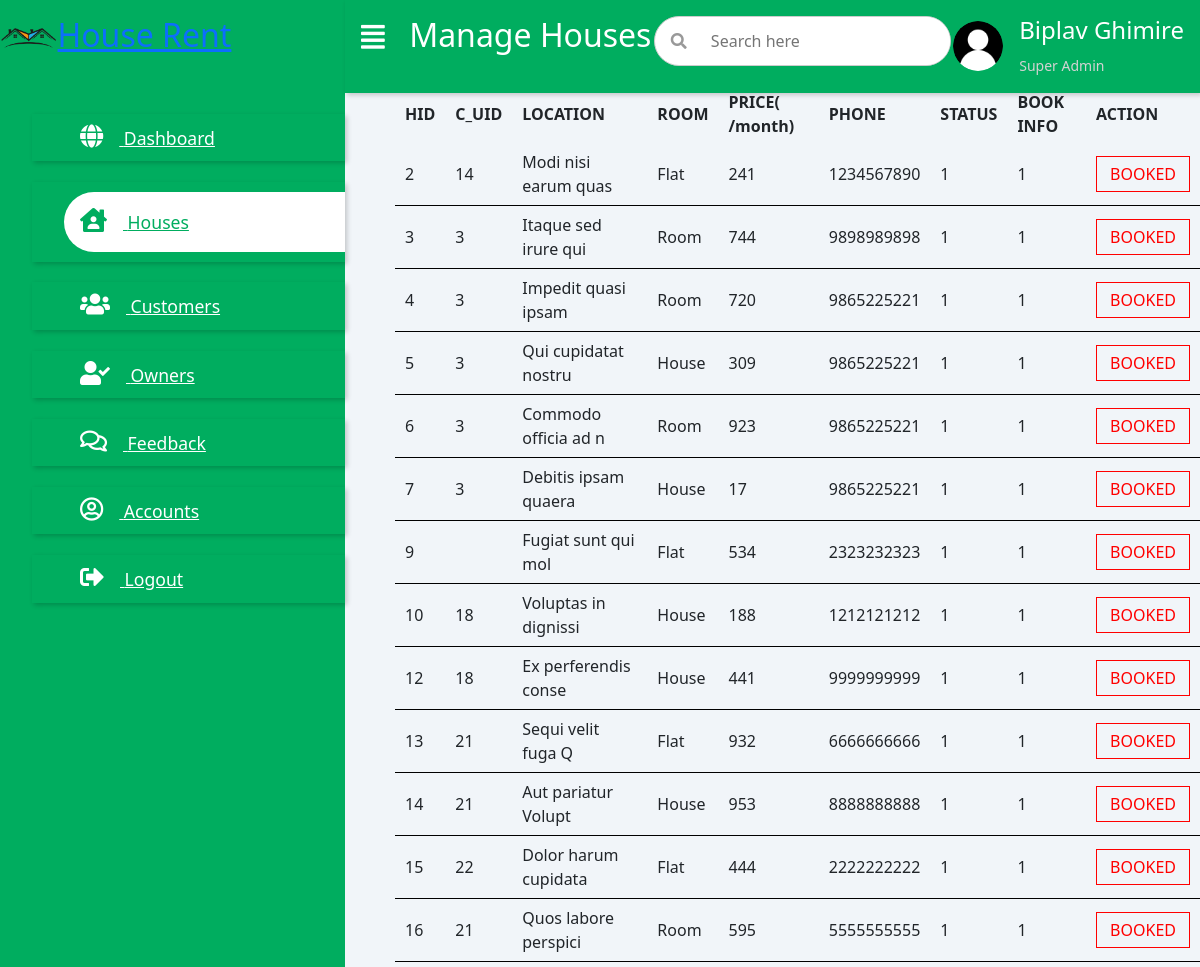
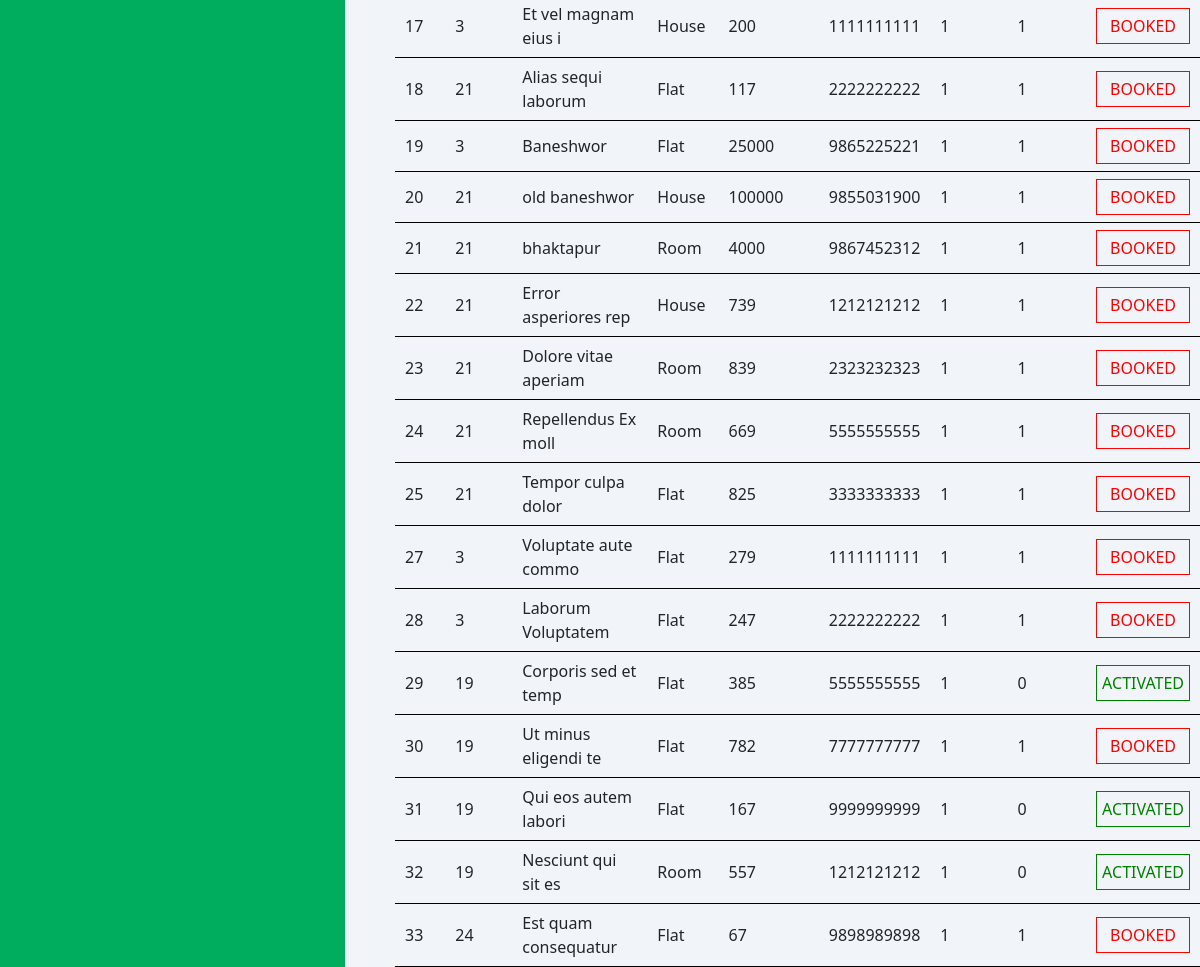
The page /admin/house.php (signed in) on the database its author committed (2 pictures, top to bottom).
### tables this page shows
CREATE TABLE `houseinfo` (
  `h_id` int(11) NOT NULL,
  `uid` int(11) DEFAULT NULL,
  `location` varchar(50) NOT NULL,
  `room_type` varchar(11) NOT NULL,
  `facility` varchar(40) NOT NULL,
  `price` varchar(11) NOT NULL,
  `description` varchar(110) NOT NULL,
  `phone` varchar(10) NOT NULL,
  `date_submission` timestamp(6) NOT NULL DEFAULT current_timestamp(6) ON UPDATE current_timestamp(6),
  `image` varchar(110) NOT NULL,
  `status` int(11) NOT NULL,
  `book` int(5) NOT NULL
);

### admin/house.php (the view, shortened to what this page needs)
<!DOCTYPE html>
<html>
<head>
</head>
<body>
		<?php
			include 'admin_dashboard.php';
		?>
		<?php
			include '../db_connect.php';
			$sql_view_owners = "SELECT * FROM houseinfo";
			$stmt = mysqli_stmt_init($conn);
			$view_customer=[];
			if(!mysqli_stmt_prepare($stmt, $sql_view_owners)){
			}else{
				mysqli_stmt_execute($stmt);
				$result = mysqli_stmt_get_result($stmt);
				while($row = mysqli_fetch_assoc($result)){
					array_push($view_customer, $row);
				}
			}
		?>
		<table>
			<tr>
				<th>HID</th>
				<th>C_UID</th>
				<th>LOCATION</th>
		        <th>ROOM</th>
		        <th>PRICE( /month)</th>
		        <th>PHONE</th>
		        <th>STATUS</th>
		        <th>BOOK INFO</th>
				<th> ACTION </th>
			</tr>
			<?php foreach($view_customer as $value) { ?>
			<tr>
				<td><?php echo $value['h_id']; ?></td>
				<td><?php echo $value['uid']; ?></td>
				<td><?php echo $value['location']; ?></td>
				<td><?php echo $value['room_type']; ?></td>
				<td><?php echo $value['price']; ?></td>
				<td><?php echo $value['phone']; ?></td>
				<td><?php echo $value['status']; ?></td>
				<td><?php echo $value['book']; ?></td>
				<td>
					<?php
						$status = $value['status'];
						$book = $value['book'];
						if ($status == 0) {?>
							<a href="updateHouse.php?hid=<?php echo $value['h_id'];  ?>"> <button><i class = 'fa fa-check'>  Activate </i></button></a>
						<?php
						}elseif($book == 1){
							echo "<div class = 'book'>BOOKED</div>";
						}else{
							echo "<div class = 'activated'>ACTIVATED</div>";
						}?>
				</td>
			</tr>
			<?php } ?>
		</table>
</body>
</html>

### admin/assets/css/admin_dashboard.css (style rules this page uses)
* { padding: 0; margin: 0; box-sizing: border-box; list-style-type: none; text-decoration: none; }

### admin/assets/css/manage_houses.css (style rules this page uses)
tr th { text-align: left; padding: 5px 10px; }
tr td { text-align: left; padding: 7px 10px; border-bottom: 1px solid black; }
table { margin-left: 50px; border-collapse: collapse; }

### admin/house.php (style rules this page uses)
.book { color: red; border: 1px solid red; text-align: center; padding: 5px; }
.activated { color: green; border: 1px solid green; text-align: center; padding: 5px; }

### rows shown on the page
houseinfo: h_id "2", uid "14", location "Modi nisi earum quas", room_type "Flat", price "241", phone "1234567890", status "1", book "1", shows "BOOKED"
houseinfo: h_id "3", uid "3", location "Itaque sed irure qui", room_type "Room", price "744", phone "9898989898", status "1", book "1", shows "BOOKED"
houseinfo: h_id "4", uid "3", location "Impedit quasi ipsam", room_type "Room", price "720", phone "9865225221", status "1", book "1", shows "BOOKED"
houseinfo: h_id "5", uid "3", location "Qui cupidatat nostru", room_type "House", price "309", phone "9865225221", status "1", book "1", shows "BOOKED"
houseinfo: h_id "6", uid "3", location "Commodo officia ad n", room_type "Room", price "923", phone "9865225221", status "1", book "1", shows "BOOKED"
houseinfo: h_id "7", uid "3", location "Debitis ipsam quaera", room_type "House", price "17", phone "9865225221", status "1", book "1", shows "BOOKED"
houseinfo: h_id "9", location "Fugiat sunt qui mol", room_type "Flat", price "534", phone "2323232323", status "1", book "1", shows "BOOKED"
houseinfo: h_id "10", uid "18", location "Voluptas in dignissi", room_type "House", price "188", phone "1212121212", status "1", book "1", shows "BOOKED"
houseinfo: h_id "12", uid "18", location "Ex perferendis conse", room_type "House", price "441", phone "9999999999", status "1", book "1", shows "BOOKED"
houseinfo: h_id "13", uid "21", location "Sequi velit fuga Q", room_type "Flat", price "932", phone "6666666666", status "1", book "1", shows "BOOKED"
houseinfo: h_id "14", uid "21", location "Aut pariatur Volupt", room_type "House", price "953", phone "8888888888", status "1", book "1", shows "BOOKED"
houseinfo: h_id "15", uid "22", location "Dolor harum cupidata", room_type "Flat", price "444", phone "2222222222", status "1", book "1", shows "BOOKED"
houseinfo: h_id "16", uid "21", location "Quos labore perspici", room_type "Room", price "595", phone "5555555555", status "1", book "1", shows "BOOKED"
houseinfo: h_id "17", uid "3", location "Et vel magnam eius i", room_type "House", price "200", phone "1111111111", status "1", book "1", shows "BOOKED"
houseinfo: h_id "18", uid "21", location "Alias sequi laborum", room_type "Flat", price "117", phone "2222222222", status "1", book "1", shows "BOOKED"
houseinfo: h_id "19", uid "3", location "Baneshwor", room_type "Flat", price "25000", phone "9865225221", status "1", book "1", shows "BOOKED"
houseinfo: h_id "20", uid "21", location "old baneshwor", room_type "House", price "100000", phone "9855031900", status "1", book "1", shows "BOOKED"
houseinfo: h_id "21", uid "21", location "bhaktapur", room_type "Room", price "4000", phone "9867452312", status "1", book "1", shows "BOOKED"
houseinfo: h_id "22", uid "21", location "Error asperiores rep", room_type "House", price "739", phone "1212121212", status "1", book "1", shows "BOOKED"
houseinfo: h_id "23", uid "21", location "Dolore vitae aperiam", room_type "Room", price "839", phone "2323232323", status "1", book "1", shows "BOOKED"
houseinfo: h_id "24", uid "21", location "Repellendus Ex moll", room_type "Room", price "669", phone "5555555555", status "1", book "1", shows "BOOKED"
houseinfo: h_id "25", uid "21", location "Tempor culpa dolor", room_type "Flat", price "825", phone "3333333333", status "1", book "1", shows "BOOKED"
houseinfo: h_id "27", uid "3", location "Voluptate aute commo", room_type "Flat", price "279", phone "1111111111", status "1", book "1", shows "BOOKED"
houseinfo: h_id "28", uid "3", location "Laborum Voluptatem", room_type "Flat", price "247", phone "2222222222", status "1", book "1", shows "BOOKED"
houseinfo: h_id "29", uid "19", location "Corporis sed et temp", room_type "Flat", price "385", phone "5555555555", status "1", book "0", shows "ACTIVATED"
houseinfo: h_id "30", uid "19", location "Ut minus eligendi te", room_type "Flat", price "782", phone "7777777777", status "1", book "1", shows "BOOKED"
houseinfo: h_id "31", uid "19", location "Qui eos autem labori", room_type "Flat", price "167", phone "9999999999", status "1", book "0", shows "ACTIVATED"
houseinfo: h_id "32", uid "19", location "Nesciunt qui sit es", room_type "Room", price "557", phone "1212121212", status "1", book "0", shows "ACTIVATED"
houseinfo: h_id "33", uid "24", location "Est quam consequatur", room_type "Flat", price "67", phone "9898989898", status "1", book "1", shows "BOOKED"
